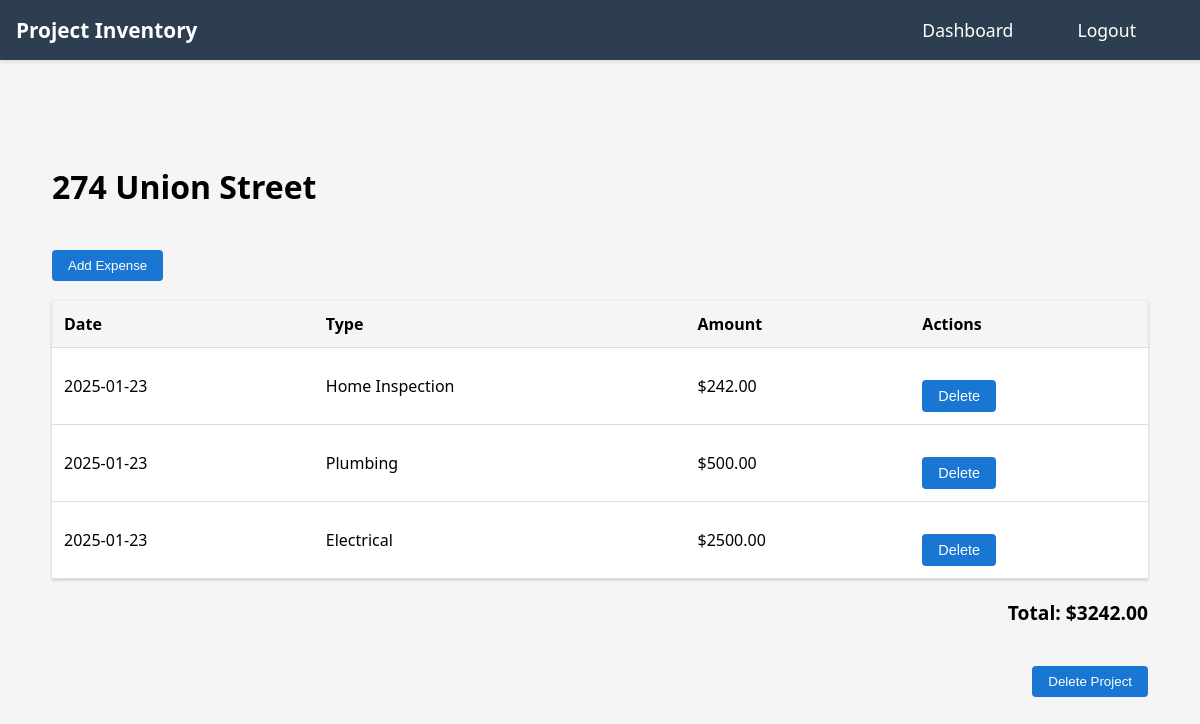
Before: /project/4 (signed in) with the older database file.
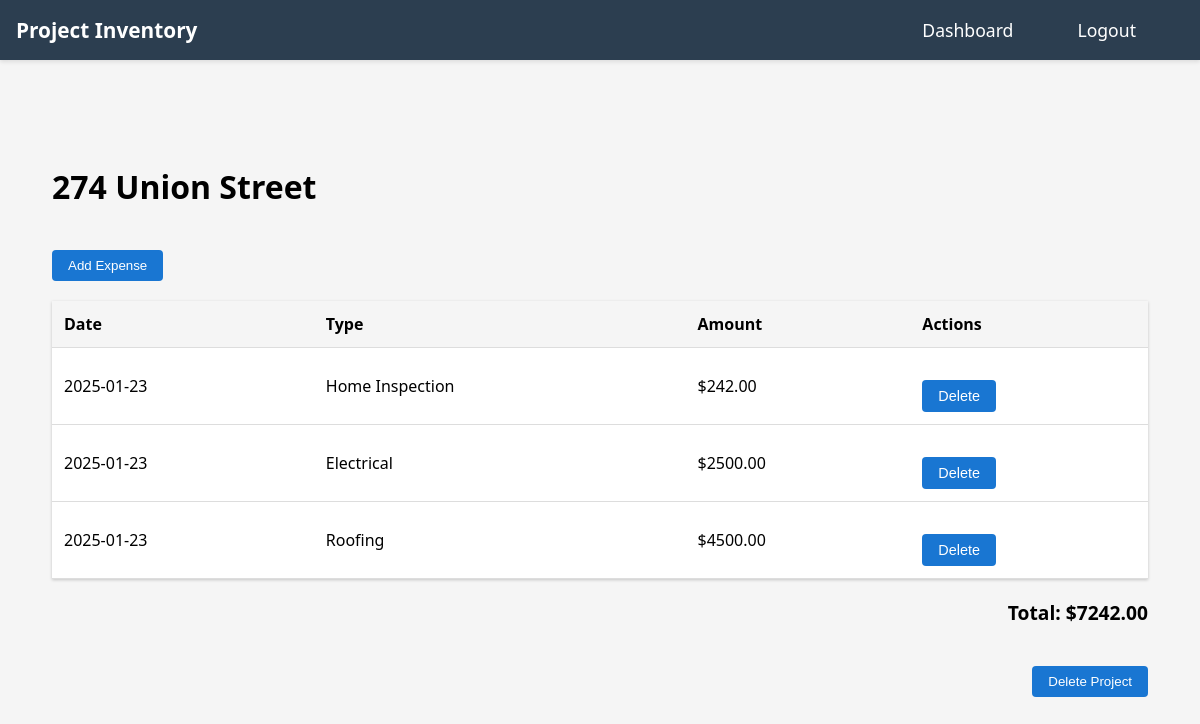
After: the same page with the newer database file.
### tables this page shows
CREATE TABLE projects (
    id INTEGER PRIMARY KEY AUTOINCREMENT,
    user_id INTEGER NOT NULL,
    name TEXT NOT NULL,
    created TIMESTAMP NOT NULL DEFAULT CURRENT_TIMESTAMP,
    FOREIGN KEY (user_id) REFERENCES users (id)
);

CREATE TABLE expenses (
    id INTEGER PRIMARY KEY AUTOINCREMENT,
    project_id INTEGER NOT NULL,
    expense_type TEXT NOT NULL,
    amount REAL NOT NULL,
    date DATE NOT NULL,
    FOREIGN KEY (project_id) REFERENCES projects (id)
);

### app.py (the view)
@app.route('/project/<int:project_id>')
def project_history(project_id):
    if 'user_id' not in session:
        return redirect(url_for('login'))
    db = get_db()
    project = db.execute(
        'SELECT * FROM projects WHERE id = ? AND user_id = ?',
        (project_id, session['user_id'])
    ).fetchone()
    if not project:
        flash('Project not found')
        return redirect(url_for('dashboard'))
    expenses = get_project_expenses(project_id)
    return render_template('history.html', project=project, expenses=expenses)

### app.py (called while the page is built)
@app.teardown_appcontext
def teardown_db(exception):
    close_db()

### database.py (called while the page is built)
def get_db():
    if 'db' not in g:
        g.db = sqlite3.connect(
            'users.db',
            detect_types=sqlite3.PARSE_DECLTYPES
        )
        g.db.row_factory = sqlite3.Row
    return g.db

def get_project_expenses(project_id):
    db = get_db()
    expenses = db.execute(
        'SELECT * FROM expenses WHERE project_id = ? ORDER BY date DESC',
        (project_id,)
    ).fetchall()
    return expenses

### templates/history.html (shortened to what this page needs)
{% extends "base.html" %}
{% block head %}
    <link rel="stylesheet" href="{{ url_for('static', filename='styles.css') }}">
{% endblock %}
{% block content %}
<div class="project-history">
    <h1>{{ project.name }}</h1>
    <button onclick="showAddExpenseModal()">Add Expense</button>
    {% if expenses %}
        <table class="expense-table">
            <thead>
                <tr>
                    <th>Date</th>
                    <th>Type</th>
                    <th>Amount</th>
                    <th>Actions</th>
                </tr>
            </thead>
            <tbody>
                {% for expense in expenses %}
                <tr>
                    <td>{{ expense.date }}</td>
                    <td>{{ expense.expense_type }}</td>
                    <td>${{ "%.2f"|format(expense.amount) }}</td>
                    <td>
                        <button class="delete-btn" onclick="deleteExpense({{ expense.id }})">Delete</button>
                    </td>
                </tr>
                {% endfor %}
            </tbody>
        </table>
        <div class="expense-total">
            Total: ${{ "%.2f"|format(expenses|sum(attribute='amount')) }}
        </div>
        <div class="project-actions">
            <button class="delete-project-btn" onclick="deleteProject()">Delete Project</button>
        </div>
    {% endif %}
</div>
{% endblock %}

### templates/base.html (shortened to what this page needs)
<!DOCTYPE html>
<html lang="en">
<head>
    <link rel="stylesheet" href="{{ url_for('static', filename='styles.css') }}">
    {% block head %}{% endblock %}
</head>
<body>
    <nav>
        <ul>
            <li><a href="{{ url_for('index') }}" {% if request.endpoint == 'index' %}class="active"{% endif %}>Project Inventory</a></li>
            {% if session.user_id %}
                <li><a href="{{ url_for('dashboard') }}" {% if request.endpoint == 'dashboard' %}class="active"{% endif %}>Dashboard</a></li>
                <li><a href="{{ url_for('logout') }}">Logout</a></li>
            {% else %}
                <li><a href="{{ url_for('login') }}" {% if request.endpoint == 'login' %}class="active"{% endif %}>Login</a></li>
                <li><a href="{{ url_for('register') }}" {% if request.endpoint == 'register' %}class="active"{% endif %}>Register</a></li>
            {% endif %}
        </ul>
    </nav>
    <main>
        {% block content %}{% endblock %}
    </main>
</body>
</html>

### static/styles.css (style rules this page uses)
.project-history { padding: 20px; max-width: 1200px; margin: 0 auto; }
.expense-table { width: 100%; border-collapse: collapse; margin-top: 20px; background-color: white; box-shadow: 0 1px 3px rgba(0,0,0,0.2); }
.expense-table th, .expense-table td { padding: 12px; text-align: left; border-bottom: 1px solid #ddd; }
.expense-table th { background-color: #f5f5f5; font-weight: bold; }
.project-history button { padding: 8px 16px; background-color: #1976d2; color: white; border: none; border-radius: 4px; cursor: pointer; margin-top: 20px; }
.expense-total { margin-top: 20px; text-align: right; font-weight: bold; font-size: 1.2em; }
.delete-btn { background-color: #dc3545; color: white; border: none; padding: 5px 10px; border-radius: 4px; cursor: pointer; font-size: 0.9em; }
.delete-project-btn { background-color: #dc3545; color: white; border: none; padding: 8px 16px; border-radius: 4px; cursor: pointer; margin-top: 20px; }
.project-actions { margin-top: 20px; display: flex; justify-content: flex-end; }
nav { background-color: #2c3e50; padding: 1rem; box-shadow: 0 2px 4px rgba(0,0,0,0.1); margin-bottom: 2rem; }
nav ul { list-style: none; margin: 0; padding: 0; display: flex; justify-content: flex-start; align-items: center; max-width: 1200px; margin: 0 auto; }
nav ul li { margin-right: 2rem; }
nav ul li:first-child { margin-right: auto; }
nav ul li a { color: white; text-decoration: none; font-family: 'Segoe UI', Tahoma, Geneva, Verdana, sans-serif; font-size: 1.1rem; font-weight: 500; padding: 0.5rem 1rem; border-radius: 4px; transition: background-color 0.3s ease; }
body { margin: 0; padding: 0; font-family: 'Segoe UI', Tahoma, Geneva, Verdana, sans-serif; background-color: #f5f5f5; }
main { padding: 2rem; max-width: 1200px; margin: 0 auto; }
nav ul li:first-child a { font-size: 1.3rem; font-weight: bold; padding-left: 0; }

Changed rows visible on the page:
removed expenses: date "2025-01-23", expense_type "Plumbing", amount "500.00"
added expenses: date "2025-01-23", expense_type "Roofing", amount "4500.00"
Other visible differences:
{{ "%.2f"|format(expenses|sum(attribute='amount')) }}: "3242.00" → "7242.00"
